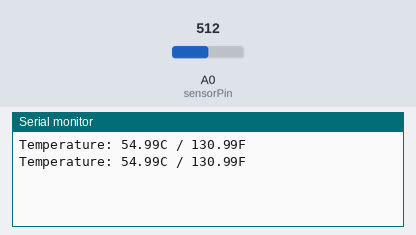
A sketch run on a simulated Arduino Uno, built with avr-gcc and run on an emulated ATmega328P. Parts: the last lines printed to the serial monitor. The test bench sets the inputs (shaded band); at power-on: A0 (sensorPin) = 512.

Above: at 1.8 s.
1.9 s: A0 (sensorPin) set to 716
At 2.8 s:
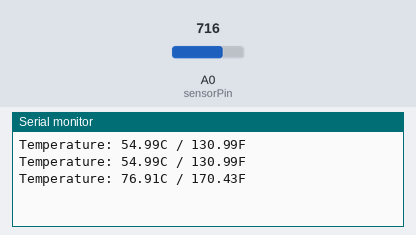
3.4 s: A0 (sensorPin) set to 900
At 4.8 s:
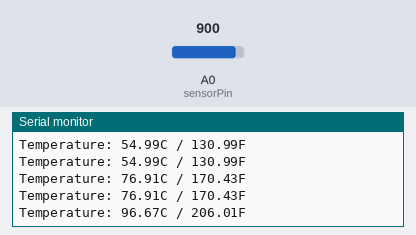
Timing chart, 0 to 6.4 s (numbered marks = the images above; inputs shaded):
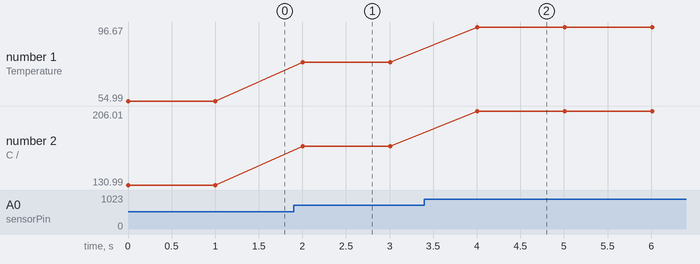

Measured:
- after the input at 1.9 s, the serial monitor: prints a new line after 0.10 s (image 1)
- after the input at 3.4 s, the serial monitor: prints a new line after 0.61 s (image 2)
- plotted number 1: 54.99 → 76.91 after the input at 1.9 s, 76.91 → 96.67 after the input at 3.4 s
- plotted number 2: 130.99 → 170.43 after the input at 1.9 s, 170.43 → 206.01 after the input at 3.4 s

The sketch:

PoVTemp.ino
```cpp
int sensorPin = A0;
int clockpin=4;
int latchpin=5;
int datapin=6;

int chars=10;
int col=0;
int count;
unsigned long finish;

byte nums[10][7]={
  {0x00,0x3c,0xc3,0x91,0xc3,0x3c,0x00}, // 0
  {0x00,0x81,0x81,0xff,0x01,0x01,0x00}, // 1
  {0x00,0x41,0x83,0x85,0x89,0x71,0x00}, // 2
  {0x00,0x42,0x81,0x91,0x91,0x6e,0x00}, // 3
  {0x00,0x18,0x28,0x48,0x88,0xff,0x00}, // 4
  {0x00,0xf2,0x91,0x91,0x9b,0x8e,0x00}, // 5
  {0x00,0x3c,0x4b,0x91,0x9b,0x4e,0x00}, // 6
  {0x00,0x80,0x81,0x86,0x98,0xe0,0x00}, // 7
  {0x00,0x6e,0x91,0x91,0x91,0x6e,0x00}, // 8
  {0x00,0x72,0xc9,0x89,0xd2,0x3c,0x00}  // 9
};


byte helloworld[13][7]={
{0x00,0xff,0x08,0x10,0x10,0x0f,0x00},
{0x00,0x3e,0x69,0x49,0x49,0x3a,0x00},
{0x00,0x80,0x80,0xfe,0x01,0x01,0x00},
{0x00,0x80,0x80,0xfe,0x01,0x01,0x00},
{0x00,0x3e,0x41,0x41,0x41,0x3e,0x00},
{0x00,0x00,0x00,0x00,0x00,0x00,0x00},
{0x60,0x1c,0x07,0x18,0x07,0x1c,0x60},
{0x00,0x3e,0x41,0x41,0x41,0x3e,0x00},
{0x00,0x7f,0x60,0x40,0x40,0x20,0x00},
{0x00,0x80,0x80,0xfe,0x01,0x01,0x00},
{0x00,0x3e,0x41,0x41,0x41,0xff,0x00},
{0x00,0xfd,0x00,0xfd,0x00,0xfd,0x00},
{0x00,0x00,0x00,0x00,0x00,0x00,0x00}
};

void setup(){
  Serial.begin(115200);

  analogReference(INTERNAL);

  pinMode(clockpin,OUTPUT);
  pinMode(latchpin,OUTPUT);
  pinMode(datapin,OUTPUT);

  digitalWrite(clockpin,LOW);
  digitalWrite(latchpin,LOW);
  digitalWrite(datapin,LOW);
}

void shiftout(){

  int i;
  byte data=0;
  byte output=0x00;

  output=nums[count][col];

  col++;
  if (col >=7){
    col=0;
    count++;
  }
  if (count>=chars){
    count=0;
  }

  digitalWrite(clockpin,HIGH);
  digitalWrite(clockpin,LOW);

  digitalWrite(clockpin,HIGH);
  digitalWrite(clockpin,LOW);

  for (i=0;i<8;i++){
    data=output&(1<<i);
    if (data){
      digitalWrite(datapin,HIGH);
    }else{
      digitalWrite(datapin,LOW);
    }
    digitalWrite(clockpin,LOW);
    digitalWrite(clockpin,HIGH);
    digitalWrite(datapin,LOW);
  }

  digitalWrite(clockpin,LOW);
  digitalWrite(latchpin,HIGH);
  digitalWrite(clockpin,HIGH);
  digitalWrite(latchpin,LOW);

}


void loop(){
  double celcius, fahrenheit, temp;

  shiftout();

  if (micros()>finish){

    temp=analogRead(sensorPin);
    celcius=temp/9.31;
    fahrenheit=celcius*1.8+32;
    Serial.print("Temperature: ");
    Serial.print(celcius);
    Serial.print("C / ");
    Serial.print(fahrenheit);
    Serial.println("F");

    finish=micros()+1000000;
  }


  delayMicroseconds(1600);

}
```
